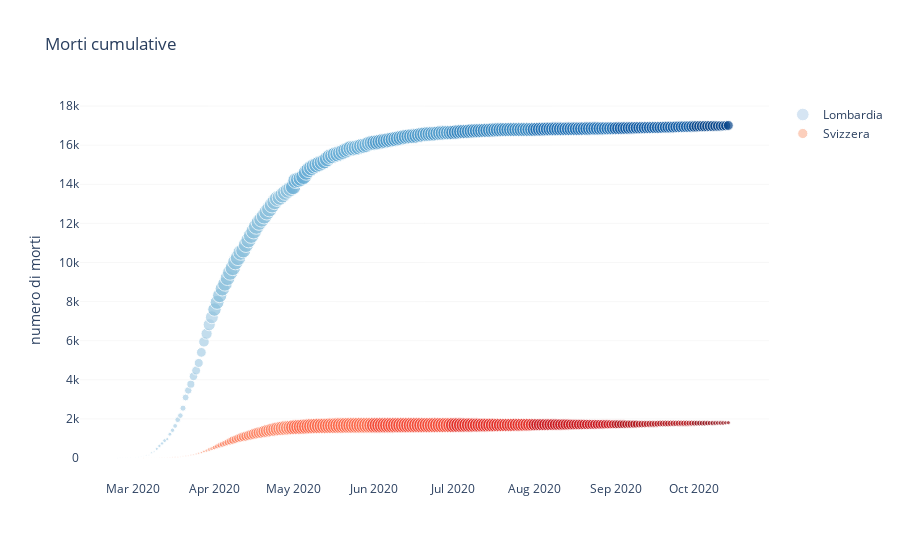

Notebook code cell kept with this figure:
### Code cell
fig2 =  make_subplots(rows=1, cols=1, 
                      shared_yaxes =True
                     )
fig2.add_trace(go.Scatter(x = combined.index, 
                          y = combined['cum_deaths_lom'], 
                          mode='markers',
                          name='Lombardia',
                          marker_size=[(4*a/max(combined['deaths_ratio_lom']))**2 for a in combined['deaths_ratio_lom']] ,
                         marker_color=[pal_lom[int(i)] for i in combined.index.month.values]
                         ))

fig2.add_trace(go.Scatter(x = combined.index, 
                          y = combined['cum_deaths_ch'], 
                          mode='markers', 
                          name="Svizzera",
                          marker_size=[(4*a/max(combined['deaths_ratio_ch']))**2 for a in combined['deaths_ratio_ch']] ,
                          marker_color=[pal_ch[int(i)] for i in combined.index.month.values]
                         ))

fig2.update_layout(plot_bgcolor="white", title="Morti cumulative")

      
fig2.update_yaxes(showgrid=True, gridwidth=0.2, gridcolor='lightgrey', title_text='numero di morti')
fig2.show()

### Figure 1 — Plotly figure (JSON) as saved in the notebook; plotly's stock layout.template omitted (floating-point values rounded to 4 significant figures; data arrays with more than 128 entries replaced by an {"elided": "..."} marker saying what was removed)
{"data": [{"marker": {"color": {"elided": "234 str values"}, "size": {"elided": "234 float values"}}, "mode": "markers", "name": "Lombardia", "type": "scatter", "x": {"elided": "234 str values"}, "y": {"elided": "234 int values"}}, {"marker": {"color": {"elided": "234 str values"}, "size": {"elided": "234 float values"}}, "mode": "markers", "name": "Svizzera", "type": "scatter", "x": {"elided": "234 str values"}, "y": {"elided": "234 int values"}}], "layout": {"plot_bgcolor": "white", "title": {"text": "Morti cumulative"}, "xaxis": {"anchor": "y", "domain": [0, 1]}, "yaxis": {"anchor": "x", "domain": [0, 1], "gridcolor": "lightgrey", "gridwidth": 0.2, "showgrid": true, "title": {"text": "numero di morti"}}}}
